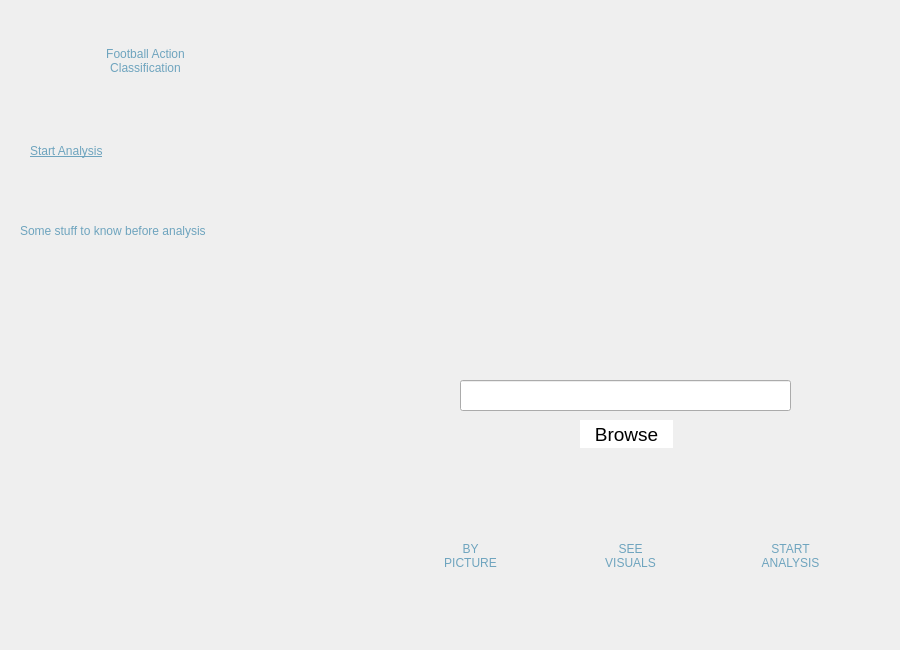
<?xml version="1.0" encoding="UTF-8"?>
<ui version="4.0">
 <class>Dialog</class>
 <widget class="QDialog" name="Dialog">
  <property name="geometry">
   <rect>
    <x>0</x>
    <y>0</y>
    <width>900</width>
    <height>650</height>
   </rect>
  </property>
  <property name="windowTitle">
   <string>Dialog</string>
  </property>
  <widget class="QWidget" name="backgroundwidget" native="true">
   <property name="geometry">
    <rect>
     <x>0</x>
     <y>0</y>
     <width>901</width>
     <height>651</height>
    </rect>
   </property>
   <property name="styleSheet">
    <string notr="true">QWidget#widget{ 
background-color: qlineargradient(spread:pad, x1:0.384211, y1:0.023, x2:0.768, y2:1, stop:0 rgba(29, 30, 73, 255), stop:1 rgba(39, 41, 100, 255));}</string>
   </property>
   <widget class="QLabel" name="backgroundPhoto">
    <property name="geometry">
     <rect>
      <x>0</x>
      <y>-30</y>
      <width>900</width>
      <height>700</height>
     </rect>
    </property>
    <property name="styleSheet">
     <string notr="true"/>
    </property>
    <property name="text">
     <string/>
    </property>
    <property name="pixmap">
     <pixmap>../Media/background.jpg</pixmap>
    </property>
    <property name="scaledContents">
     <bool>true</bool>
    </property>
   </widget>
   <widget class="QPushButton" name="byPictureButton">
    <property name="geometry">
     <rect>
      <x>400</x>
      <y>510</y>
      <width>141</width>
      <height>91</height>
     </rect>
    </property>
    <property name="styleSheet">
     <string notr="true">QPushButton {
	border-radius: 15px;
	background-color: qlineargradient(spread:pad, x1:0.384211, y1:0.023, x2:0.768, 		y2:1, stop:0 rgba(29, 30, 73, 255), stop:1 rgba(39, 41, 100, 255));

	font: 75 14pt &quot;Comic Sans MS&quot;; color: rgb(110, 164, 190)
}

QPushButton:hover{
	background-color: rgb(54, 57, 138);
}
QPushButton:pressed{
	background-color: rgb(91, 96, 230);
}</string>
    </property>
    <property name="text">
     <string>BY
PICTURE</string>
    </property>
   </widget>
   <widget class="QPushButton" name="FACButton">
    <property name="geometry">
     <rect>
      <x>10</x>
      <y>10</y>
      <width>271</width>
      <height>101</height>
     </rect>
    </property>
    <property name="cursor">
     <cursorShape>PointingHandCursor</cursorShape>
    </property>
    <property name="styleSheet">
     <string notr="true">QPushButton {
	border-radius: 15px;
	background-color: qlineargradient(spread:pad, x1:0.384211, y1:0.023, x2:0.768, 		y2:1, stop:0 rgba(29, 30, 73, 255), stop:1 rgba(39, 41, 100, 255));

	font: 75 22pt &quot;Comic Sans MS&quot;; color: rgb(110, 164, 190)
}

QPushButton:hover{
	background-color: rgb(54, 57, 138);
}
QPushButton:pressed{
	background-color: rgb(91, 96, 230);
}</string>
    </property>
    <property name="text">
     <string>Football Action
Classification</string>
    </property>
   </widget>
   <widget class="QLabel" name="howItWorksText">
    <property name="geometry">
     <rect>
      <x>20</x>
      <y>180</y>
      <width>371</width>
      <height>101</height>
     </rect>
    </property>
    <property name="styleSheet">
     <string notr="true">font: 75 12pt &quot;Comic Sans MS&quot;; color: rgb(110, 164, 190)</string>
    </property>
    <property name="text">
     <string>Some stuff to know before analysis</string>
    </property>
   </widget>
   <widget class="QLabel" name="howItWorksHeadText">
    <property name="geometry">
     <rect>
      <x>30</x>
      <y>130</y>
      <width>271</width>
      <height>41</height>
     </rect>
    </property>
    <property name="styleSheet">
     <string notr="true">font: 75 18pt &quot;Comic Sans MS&quot;; color: rgb(110, 164, 190);
text-decoration: underline;</string>
    </property>
    <property name="text">
     <string>Start Analysis</string>
    </property>
   </widget>
   <widget class="QPushButton" name="seeVisualsButton">
    <property name="geometry">
     <rect>
      <x>560</x>
      <y>510</y>
      <width>141</width>
      <height>91</height>
     </rect>
    </property>
    <property name="styleSheet">
     <string notr="true">QPushButton {
	border-radius: 15px;
	background-color: qlineargradient(spread:pad, x1:0.384211, y1:0.023, x2:0.768, 		y2:1, stop:0 rgba(29, 30, 73, 255), stop:1 rgba(39, 41, 100, 255));

	font: 75 13pt &quot;Comic Sans MS&quot;; color: rgb(110, 164, 190)
}

QPushButton:hover{
	background-color: rgb(54, 57, 138);
}
QPushButton:pressed{
	background-color: rgb(91, 96, 230);
}</string>
    </property>
    <property name="text">
     <string>SEE
VISUALS</string>
    </property>
   </widget>
   <widget class="QPushButton" name="startAnalysisButton">
    <property name="geometry">
     <rect>
      <x>720</x>
      <y>510</y>
      <width>141</width>
      <height>91</height>
     </rect>
    </property>
    <property name="styleSheet">
     <string notr="true">QPushButton {
	border-radius: 15px;
	background-color: qlineargradient(spread:pad, x1:0.384211, y1:0.023, x2:0.768, 		y2:1, stop:0 rgba(29, 30, 73, 255), stop:1 rgba(39, 41, 100, 255));

	font: 75 13pt &quot;Comic Sans MS&quot;; color: rgb(110, 164, 190)
}

QPushButton:hover{
	background-color: rgb(54, 57, 138);
}
QPushButton:pressed{
	background-color: rgb(91, 96, 230);
}</string>
    </property>
    <property name="text">
     <string>START
ANALYSIS</string>
    </property>
   </widget>
   <widget class="QLineEdit" name="lineEdit">
    <property name="geometry">
     <rect>
      <x>460</x>
      <y>380</y>
      <width>331</width>
      <height>31</height>
     </rect>
    </property>
   </widget>
   <widget class="QPushButton" name="browseButton">
    <property name="geometry">
     <rect>
      <x>580</x>
      <y>420</y>
      <width>93</width>
      <height>28</height>
     </rect>
    </property>
    <property name="styleSheet">
     <string notr="true">QPushButton {
	border-radius: 15px;

	background-color: rgb(255, 255, 255);

	font: 75 14pt; color: rgb(0, 0, 0);
}

QPushButton:hover{
	background-color: rgb(85, 170, 255);
}
QPushButton:pressed{
	background-color: rgb(91, 96, 230);
}</string>
    </property>
    <property name="text">
     <string>Browse</string>
    </property>
   </widget>
  </widget>
 </widget>
 <resources>
  <include location="background.qrc"/>
 </resources>
 <connections/>
</ui>
